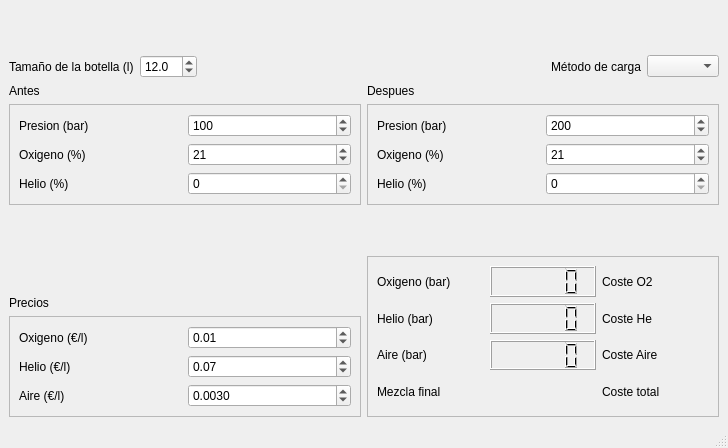
<?xml version="1.0" encoding="UTF-8"?>
<ui version="4.0">
 <class>MainWindow</class>
 <widget class="QMainWindow" name="MainWindow">
  <property name="geometry">
   <rect>
    <x>0</x>
    <y>0</y>
    <width>728</width>
    <height>448</height>
   </rect>
  </property>
  <property name="windowTitle">
   <string>MainWindow</string>
  </property>
  <widget class="QWidget" name="centralwidget">
   <layout class="QGridLayout" name="gridLayout_10">
    <item row="4" column="1">
     <layout class="QGridLayout" name="gridLayout_5">
      <item row="0" column="0">
       <widget class="QFrame" name="frame_4">
        <property name="frameShape">
         <enum>QFrame::StyledPanel</enum>
        </property>
        <property name="frameShadow">
         <enum>QFrame::Raised</enum>
        </property>
        <layout class="QGridLayout" name="gridLayout_6">
         <item row="0" column="1">
          <widget class="QLCDNumber" name="lcdNumber"/>
         </item>
         <item row="0" column="0">
          <widget class="QLabel" name="label_6">
           <property name="text">
            <string>Oxigeno (bar)</string>
           </property>
          </widget>
         </item>
         <item row="2" column="0">
          <widget class="QLabel" name="label_8">
           <property name="text">
            <string>Aire (bar)</string>
           </property>
          </widget>
         </item>
         <item row="3" column="2">
          <widget class="QLabel" name="label_12">
           <property name="text">
            <string>Coste total</string>
           </property>
          </widget>
         </item>
         <item row="1" column="2">
          <widget class="QLabel" name="label_9">
           <property name="text">
            <string>Coste He</string>
           </property>
          </widget>
         </item>
         <item row="1" column="1">
          <widget class="QLCDNumber" name="lcdNumber_2"/>
         </item>
         <item row="0" column="2">
          <widget class="QLabel" name="label_5">
           <property name="text">
            <string>Coste O2</string>
           </property>
          </widget>
         </item>
         <item row="2" column="2">
          <widget class="QLabel" name="label_10">
           <property name="text">
            <string>Coste Aire</string>
           </property>
          </widget>
         </item>
         <item row="2" column="1">
          <widget class="QLCDNumber" name="lcdNumber_3"/>
         </item>
         <item row="1" column="0">
          <widget class="QLabel" name="label_7">
           <property name="text">
            <string>Helio (bar)</string>
           </property>
          </widget>
         </item>
         <item row="3" column="1">
          <widget class="QLabel" name="label_11">
           <property name="text">
            <string/>
           </property>
          </widget>
         </item>
         <item row="3" column="0">
          <widget class="QLabel" name="label_13">
           <property name="text">
            <string>Mezcla final</string>
           </property>
          </widget>
         </item>
        </layout>
       </widget>
      </item>
     </layout>
    </item>
    <item row="4" column="0">
     <layout class="QGridLayout" name="gridLayout_9">
      <item row="2" column="0">
       <widget class="QFrame" name="frame_3">
        <property name="frameShape">
         <enum>QFrame::StyledPanel</enum>
        </property>
        <property name="frameShadow">
         <enum>QFrame::Raised</enum>
        </property>
        <layout class="QGridLayout" name="gridLayout_8">
         <item row="0" column="0">
          <widget class="QLabel" name="label_26">
           <property name="text">
            <string>Oxigeno (€/l)</string>
           </property>
          </widget>
         </item>
         <item row="1" column="0">
          <widget class="QLabel" name="label_27">
           <property name="text">
            <string>Helio (€/l)</string>
           </property>
          </widget>
         </item>
         <item row="2" column="0">
          <widget class="QLabel" name="label_29">
           <property name="text">
            <string>Aire (€/l)</string>
           </property>
          </widget>
         </item>
         <item row="0" column="1">
          <widget class="QDoubleSpinBox" name="doubleSpinBox">
           <property name="singleStep">
            <double>0.010000000000000</double>
           </property>
           <property name="value">
            <double>0.010000000000000</double>
           </property>
          </widget>
         </item>
         <item row="1" column="1">
          <widget class="QDoubleSpinBox" name="doubleSpinBox_2">
           <property name="singleStep">
            <double>0.010000000000000</double>
           </property>
           <property name="value">
            <double>0.070000000000000</double>
           </property>
          </widget>
         </item>
         <item row="2" column="1">
          <widget class="QDoubleSpinBox" name="doubleSpinBox_3">
           <property name="decimals">
            <number>4</number>
           </property>
           <property name="singleStep">
            <double>0.001000000000000</double>
           </property>
           <property name="value">
            <double>0.003000000000000</double>
           </property>
          </widget>
         </item>
        </layout>
       </widget>
      </item>
      <item row="1" column="0">
       <widget class="QLabel" name="label_15">
        <property name="text">
         <string>Precios</string>
        </property>
       </widget>
      </item>
      <item row="0" column="0">
       <spacer name="verticalSpacer">
        <property name="orientation">
         <enum>Qt::Vertical</enum>
        </property>
        <property name="sizeHint" stdset="0">
         <size>
          <width>20</width>
          <height>40</height>
         </size>
        </property>
       </spacer>
      </item>
     </layout>
    </item>
    <item row="1" column="0" colspan="2">
     <layout class="QHBoxLayout" name="horizontalLayout_2">
      <item>
       <widget class="QLabel" name="label_2">
        <property name="text">
         <string>Tamaño de la botella (l)</string>
        </property>
       </widget>
      </item>
      <item>
       <widget class="QDoubleSpinBox" name="doubleSpinBoxvol">
        <property name="decimals">
         <number>1</number>
        </property>
        <property name="singleStep">
         <double>0.100000000000000</double>
        </property>
        <property name="value">
         <double>12.000000000000000</double>
        </property>
       </widget>
      </item>
      <item>
       <spacer name="horizontalSpacer_2">
        <property name="orientation">
         <enum>Qt::Horizontal</enum>
        </property>
        <property name="sizeHint" stdset="0">
         <size>
          <width>40</width>
          <height>20</height>
         </size>
        </property>
       </spacer>
      </item>
      <item>
       <widget class="QLabel" name="label_3">
        <property name="text">
         <string>Método de carga</string>
        </property>
       </widget>
      </item>
      <item>
       <widget class="QComboBox" name="comboBox"/>
      </item>
     </layout>
    </item>
    <item row="0" column="0">
     <spacer name="verticalSpacer_2">
      <property name="orientation">
       <enum>Qt::Vertical</enum>
      </property>
      <property name="sizeHint" stdset="0">
       <size>
        <width>20</width>
        <height>40</height>
       </size>
      </property>
     </spacer>
    </item>
    <item row="3" column="1">
     <spacer name="verticalSpacer_5">
      <property name="orientation">
       <enum>Qt::Vertical</enum>
      </property>
      <property name="sizeHint" stdset="0">
       <size>
        <width>20</width>
        <height>40</height>
       </size>
      </property>
     </spacer>
    </item>
    <item row="3" column="0">
     <spacer name="verticalSpacer_4">
      <property name="orientation">
       <enum>Qt::Vertical</enum>
      </property>
      <property name="sizeHint" stdset="0">
       <size>
        <width>20</width>
        <height>40</height>
       </size>
      </property>
     </spacer>
    </item>
    <item row="2" column="0" colspan="2">
     <layout class="QHBoxLayout" name="horizontalLayout">
      <item>
       <layout class="QGridLayout" name="gridLayout_2">
        <item row="0" column="0">
         <widget class="QLabel" name="label">
          <property name="enabled">
           <bool>true</bool>
          </property>
          <property name="maximumSize">
           <size>
            <width>16999</width>
            <height>30</height>
           </size>
          </property>
          <property name="text">
           <string>Antes</string>
          </property>
         </widget>
        </item>
        <item row="1" column="0">
         <widget class="QFrame" name="frame">
          <property name="frameShape">
           <enum>QFrame::StyledPanel</enum>
          </property>
          <property name="frameShadow">
           <enum>QFrame::Raised</enum>
          </property>
          <layout class="QGridLayout" name="gridLayout">
           <item row="2" column="0">
            <widget class="QLabel" name="label_36">
             <property name="text">
              <string>Helio (%)</string>
             </property>
            </widget>
           </item>
           <item row="1" column="0">
            <widget class="QLabel" name="label_35">
             <property name="text">
              <string>Oxigeno (%)</string>
             </property>
            </widget>
           </item>
           <item row="0" column="0">
            <widget class="QLabel" name="label_37">
             <property name="text">
              <string>Presion (bar)</string>
             </property>
            </widget>
           </item>
           <item row="0" column="1">
            <widget class="QSpinBox" name="spinBox_2">
             <property name="maximum">
              <number>300</number>
             </property>
             <property name="value">
              <number>100</number>
             </property>
            </widget>
           </item>
           <item row="1" column="1">
            <widget class="QSpinBox" name="spinBox_3">
             <property name="maximum">
              <number>100</number>
             </property>
             <property name="value">
              <number>21</number>
             </property>
            </widget>
           </item>
           <item row="2" column="1">
            <widget class="QSpinBox" name="spinBox_4">
             <property name="maximum">
              <number>100</number>
             </property>
            </widget>
           </item>
          </layout>
         </widget>
        </item>
       </layout>
      </item>
      <item>
       <layout class="QGridLayout" name="gridLayout_3">
        <item row="0" column="0">
         <widget class="QLabel" name="label_4">
          <property name="enabled">
           <bool>true</bool>
          </property>
          <property name="maximumSize">
           <size>
            <width>16999</width>
            <height>30</height>
           </size>
          </property>
          <property name="text">
           <string>Despues</string>
          </property>
         </widget>
        </item>
        <item row="1" column="0">
         <widget class="QFrame" name="frame_2">
          <property name="frameShape">
           <enum>QFrame::StyledPanel</enum>
          </property>
          <property name="frameShadow">
           <enum>QFrame::Raised</enum>
          </property>
          <layout class="QGridLayout" name="gridLayout_4">
           <item row="2" column="0">
            <widget class="QLabel" name="label_38">
             <property name="text">
              <string>Helio (%)</string>
             </property>
            </widget>
           </item>
           <item row="1" column="0">
            <widget class="QLabel" name="label_39">
             <property name="text">
              <string>Oxigeno (%)</string>
             </property>
            </widget>
           </item>
           <item row="0" column="0">
            <widget class="QLabel" name="label_40">
             <property name="text">
              <string>Presion (bar)</string>
             </property>
            </widget>
           </item>
           <item row="0" column="1">
            <widget class="QSpinBox" name="spinBox_5">
             <property name="maximum">
              <number>300</number>
             </property>
             <property name="value">
              <number>200</number>
             </property>
            </widget>
           </item>
           <item row="1" column="1">
            <widget class="QSpinBox" name="spinBox_6">
             <property name="maximum">
              <number>100</number>
             </property>
             <property name="value">
              <number>21</number>
             </property>
            </widget>
           </item>
           <item row="2" column="1">
            <widget class="QSpinBox" name="spinBox_7">
             <property name="maximum">
              <number>100</number>
             </property>
            </widget>
           </item>
          </layout>
         </widget>
        </item>
       </layout>
      </item>
     </layout>
    </item>
   </layout>
  </widget>
  <widget class="QStatusBar" name="statusbar"/>
 </widget>
 <resources/>
 <connections/>
</ui>
